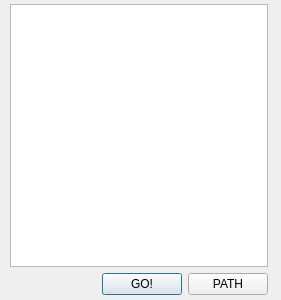
<?xml version="1.0" encoding="UTF-8"?>
<ui version="4.0">
 <class>Dialog</class>
 <widget class="QDialog" name="Dialog">
  <property name="geometry">
   <rect>
    <x>0</x>
    <y>0</y>
    <width>281</width>
    <height>300</height>
   </rect>
  </property>
  <property name="windowTitle">
   <string>XLS格式转换</string>
  </property>
  <widget class="QWidget" name="layoutWidget">
   <property name="geometry">
    <rect>
     <x>10</x>
     <y>4</y>
     <width>258</width>
     <height>291</height>
    </rect>
   </property>
   <layout class="QVBoxLayout" name="verticalLayout">
    <item>
     <widget class="QTextEdit" name="textEdit"/>
    </item>
    <item>
     <layout class="QHBoxLayout" name="horizontalLayout">
      <item>
       <spacer name="horizontalSpacer">
        <property name="orientation">
         <enum>Qt::Horizontal</enum>
        </property>
        <property name="sizeHint" stdset="0">
         <size>
          <width>40</width>
          <height>20</height>
         </size>
        </property>
       </spacer>
      </item>
      <item>
       <widget class="QPushButton" name="pushButton">
        <property name="text">
         <string>GO!</string>
        </property>
       </widget>
      </item>
      <item>
       <widget class="QPushButton" name="pushButton_2">
        <property name="text">
         <string>PATH</string>
        </property>
       </widget>
      </item>
     </layout>
    </item>
   </layout>
  </widget>
 </widget>
 <resources/>
 <connections/>
</ui>
